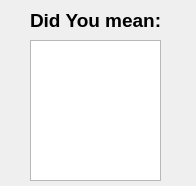
<?xml version="1.0" encoding="UTF-8"?>
<ui version="4.0">
 <class>Form</class>
 <widget class="QWidget" name="Form">
  <property name="geometry">
   <rect>
    <x>0</x>
    <y>0</y>
    <width>196</width>
    <height>186</height>
   </rect>
  </property>
  <property name="windowTitle">
   <string>Form</string>
  </property>
  <widget class="QListView" name="listView">
   <property name="geometry">
    <rect>
     <x>30</x>
     <y>40</y>
     <width>131</width>
     <height>141</height>
    </rect>
   </property>
   <property name="editTriggers">
    <set>QAbstractItemView::NoEditTriggers</set>
   </property>
  </widget>
  <widget class="QLabel" name="label">
   <property name="geometry">
    <rect>
     <x>30</x>
     <y>10</y>
     <width>161</width>
     <height>20</height>
    </rect>
   </property>
   <property name="font">
    <font>
     <pointsize>14</pointsize>
     <bold>true</bold>
    </font>
   </property>
   <property name="text">
    <string>Did You mean:</string>
   </property>
  </widget>
 </widget>
 <resources/>
 <connections/>
</ui>
